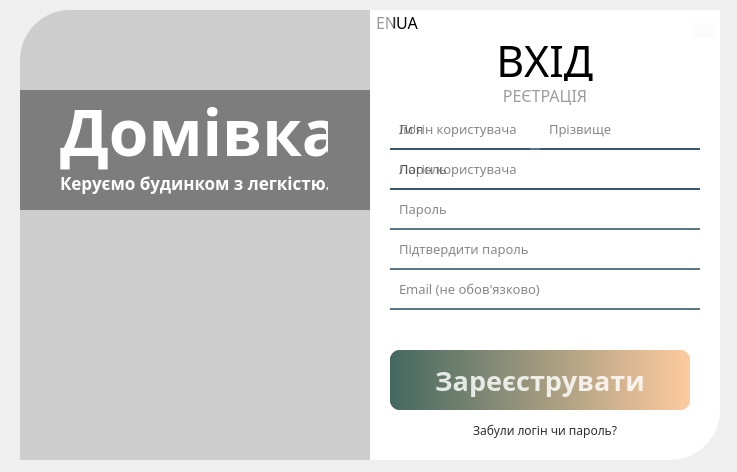
<?xml version="1.0" encoding="UTF-8"?>
<ui version="4.0">
 <class>LoginWindow</class>
 <widget class="QWidget" name="LoginWindow">
  <property name="enabled">
   <bool>true</bool>
  </property>
  <property name="geometry">
   <rect>
    <x>0</x>
    <y>0</y>
    <width>737</width>
    <height>472</height>
   </rect>
  </property>
  <property name="font">
   <font>
    <family>Century Gothic</family>
    <pointsize>12</pointsize>
   </font>
  </property>
  <property name="windowTitle">
   <string>Form</string>
  </property>
  <property name="styleSheet">
   <string notr="true">#LoginWindow QRadioButton {
	font: 10pt &quot;Century Gothic&quot;;
	color: rgba(0, 0, 0, 100)
}

#LoginWindow QRadioButton::indicator {
	background-color: rgb(255, 0, 0);
	width: 0;
	height: 0;
}

#LoginWindow QRadioButton::indicator:checked {

}

#LoginWindow QRadioButton:checked {
  color: rgba(0, 0, 0, 255)
}</string>
  </property>
  <widget class="QLabel" name="background_field">
   <property name="geometry">
    <rect>
     <x>20</x>
     <y>10</y>
     <width>700</width>
     <height>450</height>
    </rect>
   </property>
   <property name="styleSheet">
    <string notr="true">background-color: rgba(255,255,255,255);
border-bottom-right-radius: 50px;
border-top-left-radius: 50px;</string>
   </property>
   <property name="text">
    <string/>
   </property>
  </widget>
  <widget class="QLabel" name="baground_company_name_slogan">
   <property name="geometry">
    <rect>
     <x>20</x>
     <y>90</y>
     <width>350</width>
     <height>120</height>
    </rect>
   </property>
   <property name="font">
    <font>
     <family>Century Gothic</family>
     <pointsize>25</pointsize>
     <weight>75</weight>
     <bold>true</bold>
    </font>
   </property>
   <property name="styleSheet">
    <string notr="true">background-color: rgba(0, 0, 0, 100);
color: rgb(255, 255, 255);</string>
   </property>
   <property name="text">
    <string/>
   </property>
   <property name="alignment">
    <set>Qt::AlignCenter</set>
   </property>
  </widget>
  <widget class="QWidget" name="layoutWidget">
   <property name="geometry">
    <rect>
     <x>60</x>
     <y>90</y>
     <width>268</width>
     <height>105</height>
    </rect>
   </property>
   <layout class="QVBoxLayout" name="verticalLayout">
    <property name="spacing">
     <number>0</number>
    </property>
    <item>
     <widget class="QLabel" name="company_name">
      <property name="font">
       <font>
        <family>Century Gothic</family>
        <pointsize>48</pointsize>
        <weight>75</weight>
        <bold>true</bold>
       </font>
      </property>
      <property name="styleSheet">
       <string notr="true">color: rgb(255, 255, 255);</string>
      </property>
      <property name="text">
       <string>Домівка</string>
      </property>
     </widget>
    </item>
    <item>
     <widget class="QLabel" name="company_slogan">
      <property name="font">
       <font>
        <family>Century Gothic</family>
        <pointsize>13</pointsize>
        <weight>75</weight>
        <bold>true</bold>
       </font>
      </property>
      <property name="styleSheet">
       <string notr="true">color: rgb(255, 255, 255);</string>
      </property>
      <property name="text">
       <string>Керуємо будинком з легкістю.</string>
      </property>
     </widget>
    </item>
   </layout>
  </widget>
  <widget class="QPushButton" name="closeButton">
   <property name="geometry">
    <rect>
     <x>691</x>
     <y>14</y>
     <width>25</width>
     <height>25</height>
    </rect>
   </property>
   <property name="font">
    <font>
     <family>Century Gothic</family>
     <pointsize>11</pointsize>
     <weight>50</weight>
     <bold>false</bold>
    </font>
   </property>
   <property name="cursor">
    <cursorShape>PointingHandCursor</cursorShape>
   </property>
   <property name="styleSheet">
    <string notr="true">background-color: rgba(255, 255, 255,0);
color: rgba(189, 189, 189, 0);</string>
   </property>
   <property name="text">
    <string/>
   </property>
   <property name="icon">
    <iconset resource="resource.qrc">
     <normaloff>:/icon/icon/close-window-64.ico</normaloff>:/icon/icon/close-window-64.ico</iconset>
   </property>
   <property name="iconSize">
    <size>
     <width>16</width>
     <height>16</height>
    </size>
   </property>
  </widget>
  <widget class="QLabel" name="pic">
   <property name="geometry">
    <rect>
     <x>20</x>
     <y>10</y>
     <width>350</width>
     <height>450</height>
    </rect>
   </property>
   <property name="styleSheet">
    <string notr="true">background-color: rgba(0,0,0,50);
border-top-left-radius: 50px;</string>
   </property>
   <property name="text">
    <string/>
   </property>
  </widget>
  <widget class="QLabel" name="pic2">
   <property name="geometry">
    <rect>
     <x>20</x>
     <y>10</y>
     <width>350</width>
     <height>450</height>
    </rect>
   </property>
   <property name="styleSheet">
    <string notr="true">border-image: url(:/images/images/login_image.jpg);
border-top-left-radius: 50px;</string>
   </property>
   <property name="text">
    <string/>
   </property>
  </widget>
  <widget class="QPushButton" name="change_on_registration_button">
   <property name="geometry">
    <rect>
     <x>490</x>
     <y>85</y>
     <width>110</width>
     <height>20</height>
    </rect>
   </property>
   <property name="cursor">
    <cursorShape>PointingHandCursor</cursorShape>
   </property>
   <property name="focusPolicy">
    <enum>Qt::ClickFocus</enum>
   </property>
   <property name="styleSheet">
    <string notr="true">background-color: rgba(255, 255, 255, 0);
font: 12pt &quot;Century Gothic&quot;;
color: rgb(157, 157, 157);
border: 0;</string>
   </property>
   <property name="text">
    <string>РЕЄТРАЦІЯ</string>
   </property>
  </widget>
  <widget class="QPushButton" name="change_on_enter_button">
   <property name="geometry">
    <rect>
     <x>490</x>
     <y>40</y>
     <width>110</width>
     <height>41</height>
    </rect>
   </property>
   <property name="font">
    <font>
     <family>Century Gothic</family>
     <pointsize>32</pointsize>
     <weight>50</weight>
     <italic>false</italic>
     <bold>false</bold>
    </font>
   </property>
   <property name="cursor">
    <cursorShape>PointingHandCursor</cursorShape>
   </property>
   <property name="focusPolicy">
    <enum>Qt::ClickFocus</enum>
   </property>
   <property name="styleSheet">
    <string notr="true">background-color: rgba(255, 255, 255, 0);
font: 32pt &quot;Century Gothic&quot;;
color: rgb(0, 0, 0);
border: 0;</string>
   </property>
   <property name="text">
    <string>ВХІД</string>
   </property>
   <property name="autoRepeatDelay">
    <number>-1</number>
   </property>
  </widget>
  <widget class="QWidget" name="login_form" native="true">
   <property name="geometry">
    <rect>
     <x>380</x>
     <y>110</y>
     <width>330</width>
     <height>340</height>
    </rect>
   </property>
   <widget class="QLineEdit" name="login_input">
    <property name="geometry">
     <rect>
      <x>10</x>
      <y>0</y>
      <width>310</width>
      <height>40</height>
     </rect>
    </property>
    <property name="font">
     <font>
      <family>Century Gothic</family>
      <pointsize>10</pointsize>
     </font>
    </property>
    <property name="focusPolicy">
     <enum>Qt::StrongFocus</enum>
    </property>
    <property name="styleSheet">
     <string notr="true">background-color: rgba(0, 0, 0, 0);
border: none;
border-bottom: 2px solid rgba(46, 82, 101, 200);
color: rgba(0, 0, 0, 240);
padding-left: 7px</string>
    </property>
    <property name="placeholderText">
     <string>Логін користувача</string>
    </property>
   </widget>
   <widget class="QLineEdit" name="password_input">
    <property name="geometry">
     <rect>
      <x>10</x>
      <y>40</y>
      <width>310</width>
      <height>40</height>
     </rect>
    </property>
    <property name="font">
     <font>
      <family>Century Gothic</family>
      <pointsize>10</pointsize>
     </font>
    </property>
    <property name="styleSheet">
     <string notr="true">background-color: rgba(0, 0, 0, 0);
border: none;
border-bottom: 2px solid rgba(46, 82, 101, 200);
color: rgba(0, 0, 0, 240);
padding-left: 7px</string>
    </property>
    <property name="echoMode">
     <enum>QLineEdit::Password</enum>
    </property>
    <property name="placeholderText">
     <string>Пароль</string>
    </property>
   </widget>
   <widget class="QLabel" name="message_label">
    <property name="geometry">
     <rect>
      <x>10</x>
      <y>130</y>
      <width>310</width>
      <height>20</height>
     </rect>
    </property>
    <property name="font">
     <font>
      <family>Century Gothic</family>
      <pointsize>-1</pointsize>
      <weight>75</weight>
      <italic>false</italic>
      <bold>true</bold>
     </font>
    </property>
    <property name="styleSheet">
     <string notr="true">color: rgb(230, 0, 0);
font: 12px &quot;Century Gothic&quot;;
font-weight: bold;</string>
    </property>
    <property name="text">
     <string/>
    </property>
    <property name="alignment">
     <set>Qt::AlignCenter</set>
    </property>
   </widget>
   <widget class="QPushButton" name="enter_button">
    <property name="geometry">
     <rect>
      <x>10</x>
      <y>240</y>
      <width>300</width>
      <height>60</height>
     </rect>
    </property>
    <property name="font">
     <font>
      <family>Century Gothic</family>
      <pointsize>20</pointsize>
      <weight>75</weight>
      <bold>true</bold>
     </font>
    </property>
    <property name="cursor">
     <cursorShape>PointingHandCursor</cursorShape>
    </property>
    <property name="styleSheet">
     <string notr="true">QPushButton#enter_button{
	background-color: qlineargradient(spread:pad, x1:0, y1:0, x2:1, y2:0, stop:0 rgba(67, 104, 95, 255), stop:1 rgba(255, 203, 158, 255));
	color: rgba(255, 255, 255, 210);
	border-radius: 10px;
}  

QPushButton#enter_button:hover{
	background-color: qlineargradient(spread:pad, x1:0, y1:0, x2:1, y2:0, stop:0 rgba(67, 104, 95, 150), stop:1 rgba(255, 203, 158, 150));
}

QPushButton#enter_button:pressed{
	font-size: 22px;
	background-color: rgba(205, 159, 125, 155);
}</string>
    </property>
    <property name="text">
     <string>Увійти</string>
    </property>
    <property name="checkable">
     <bool>false</bool>
    </property>
   </widget>
   <widget class="QLabel" name="forgot_login_password">
    <property name="geometry">
     <rect>
      <x>10</x>
      <y>310</y>
      <width>310</width>
      <height>20</height>
     </rect>
    </property>
    <property name="font">
     <font>
      <family>Century Gothic</family>
      <pointsize>9</pointsize>
     </font>
    </property>
    <property name="cursor">
     <cursorShape>PointingHandCursor</cursorShape>
    </property>
    <property name="styleSheet">
     <string notr="true">color: rgba(0, 0, 0, 210);</string>
    </property>
    <property name="text">
     <string>Забули логін чи пароль?</string>
    </property>
    <property name="alignment">
     <set>Qt::AlignCenter</set>
    </property>
   </widget>
  </widget>
  <widget class="QWidget" name="registration_form" native="true">
   <property name="geometry">
    <rect>
     <x>380</x>
     <y>110</y>
     <width>330</width>
     <height>340</height>
    </rect>
   </property>
   <widget class="QLineEdit" name="password_input_reg_confirm">
    <property name="geometry">
     <rect>
      <x>10</x>
      <y>120</y>
      <width>310</width>
      <height>40</height>
     </rect>
    </property>
    <property name="font">
     <font>
      <family>Century Gothic</family>
      <pointsize>10</pointsize>
     </font>
    </property>
    <property name="styleSheet">
     <string notr="true">background-color: rgba(0, 0, 0, 0);
border: none;
border-bottom: 2px solid rgba(46, 82, 101, 200);
color: rgba(0, 0, 0, 240);
padding-left: 7px</string>
    </property>
    <property name="echoMode">
     <enum>QLineEdit::Password</enum>
    </property>
    <property name="placeholderText">
     <string>Підтвердити пароль</string>
    </property>
   </widget>
   <widget class="QLineEdit" name="l_name_input_reg">
    <property name="geometry">
     <rect>
      <x>160</x>
      <y>0</y>
      <width>160</width>
      <height>40</height>
     </rect>
    </property>
    <property name="font">
     <font>
      <family>Century Gothic</family>
      <pointsize>10</pointsize>
     </font>
    </property>
    <property name="focusPolicy">
     <enum>Qt::StrongFocus</enum>
    </property>
    <property name="styleSheet">
     <string notr="true">background-color: rgba(0, 0, 0, 0);
border: none;
border-bottom: 2px solid rgba(46, 82, 101, 200);
color: rgba(0, 0, 0, 240);
padding-left: 7px</string>
    </property>
    <property name="placeholderText">
     <string>Прізвище</string>
    </property>
   </widget>
   <widget class="QLineEdit" name="login_input_reg">
    <property name="geometry">
     <rect>
      <x>10</x>
      <y>40</y>
      <width>310</width>
      <height>40</height>
     </rect>
    </property>
    <property name="font">
     <font>
      <family>Century Gothic</family>
      <pointsize>10</pointsize>
     </font>
    </property>
    <property name="focusPolicy">
     <enum>Qt::StrongFocus</enum>
    </property>
    <property name="styleSheet">
     <string notr="true">background-color: rgba(0, 0, 0, 0);
border: none;
border-bottom: 2px solid rgba(46, 82, 101, 200);
color: rgba(0, 0, 0, 240);
padding-left: 7px</string>
    </property>
    <property name="placeholderText">
     <string>Логін користувача</string>
    </property>
   </widget>
   <widget class="QLineEdit" name="password_input_reg">
    <property name="geometry">
     <rect>
      <x>10</x>
      <y>80</y>
      <width>310</width>
      <height>40</height>
     </rect>
    </property>
    <property name="font">
     <font>
      <family>Century Gothic</family>
      <pointsize>10</pointsize>
     </font>
    </property>
    <property name="styleSheet">
     <string notr="true">background-color: rgba(0, 0, 0, 0);
border: none;
border-bottom: 2px solid rgba(46, 82, 101, 200);
color: rgba(0, 0, 0, 240);
padding-left: 7px</string>
    </property>
    <property name="echoMode">
     <enum>QLineEdit::Password</enum>
    </property>
    <property name="placeholderText">
     <string>Пароль</string>
    </property>
   </widget>
   <widget class="QLineEdit" name="f_name_input_reg">
    <property name="geometry">
     <rect>
      <x>10</x>
      <y>0</y>
      <width>140</width>
      <height>40</height>
     </rect>
    </property>
    <property name="font">
     <font>
      <family>Century Gothic</family>
      <pointsize>10</pointsize>
     </font>
    </property>
    <property name="focusPolicy">
     <enum>Qt::StrongFocus</enum>
    </property>
    <property name="styleSheet">
     <string notr="true">background-color: rgba(0, 0, 0, 0);
border: none;
border-bottom: 2px solid rgba(46, 82, 101, 200);
color: rgba(0, 0, 0, 240);
padding-left: 7px</string>
    </property>
    <property name="placeholderText">
     <string>Ім'я</string>
    </property>
   </widget>
   <widget class="QPushButton" name="registration_button">
    <property name="geometry">
     <rect>
      <x>10</x>
      <y>240</y>
      <width>300</width>
      <height>60</height>
     </rect>
    </property>
    <property name="font">
     <font>
      <family>Century Gothic</family>
      <pointsize>20</pointsize>
      <weight>75</weight>
      <bold>true</bold>
     </font>
    </property>
    <property name="cursor">
     <cursorShape>PointingHandCursor</cursorShape>
    </property>
    <property name="styleSheet">
     <string notr="true">QPushButton#registration_button{
	background-color: qlineargradient(spread:pad, x1:0, y1:0, x2:1, y2:0, stop:0 rgba(67, 104, 95, 255), stop:1 rgba(255, 203, 158, 255));
	color: rgba(255, 255, 255, 210);
	border-radius: 10px;
}  

QPushButton#registration_button:hover{
	background-color: qlineargradient(spread:pad, x1:0, y1:0, x2:1, y2:0, stop:0 rgba(67, 104, 95, 150), stop:1 rgba(255, 203, 158, 150));
}

QPushButton#registration_button:pressed{
	font-size: 22px;
	background-color: rgba(205, 159, 125, 155);
}</string>
    </property>
    <property name="text">
     <string>Зареєструвати</string>
    </property>
    <property name="checkable">
     <bool>false</bool>
    </property>
   </widget>
   <widget class="QLabel" name="message_label_reg">
    <property name="geometry">
     <rect>
      <x>10</x>
      <y>210</y>
      <width>310</width>
      <height>20</height>
     </rect>
    </property>
    <property name="font">
     <font>
      <family>Century Gothic</family>
      <pointsize>-1</pointsize>
      <weight>75</weight>
      <italic>false</italic>
      <bold>true</bold>
     </font>
    </property>
    <property name="styleSheet">
     <string notr="true">color: rgb(230, 0, 0);
font: 12px &quot;Century Gothic&quot;;
font-weight: bold;</string>
    </property>
    <property name="text">
     <string/>
    </property>
    <property name="alignment">
     <set>Qt::AlignCenter</set>
    </property>
   </widget>
   <widget class="QLineEdit" name="email_input_reg">
    <property name="geometry">
     <rect>
      <x>10</x>
      <y>160</y>
      <width>310</width>
      <height>40</height>
     </rect>
    </property>
    <property name="font">
     <font>
      <family>Century Gothic</family>
      <pointsize>10</pointsize>
     </font>
    </property>
    <property name="toolTip">
     <string>&lt;html&gt;&lt;head/&gt;&lt;body&gt;&lt;p/&gt;&lt;/body&gt;&lt;/html&gt;</string>
    </property>
    <property name="styleSheet">
     <string notr="true">background-color: rgba(0, 0, 0, 0);
border: none;
border-bottom: 2px solid rgba(46, 82, 101, 200);
color: rgba(0, 0, 0, 240);
padding-left: 7px</string>
    </property>
    <property name="echoMode">
     <enum>QLineEdit::Normal</enum>
    </property>
    <property name="placeholderText">
     <string>Email (не обов'язково)</string>
    </property>
   </widget>
  </widget>
  <widget class="QRadioButton" name="en_radio_btn">
   <property name="geometry">
    <rect>
     <x>370</x>
     <y>10</y>
     <width>31</width>
     <height>25</height>
    </rect>
   </property>
   <property name="styleSheet">
    <string notr="true"/>
   </property>
   <property name="text">
    <string>EN</string>
   </property>
   <property name="shortcut">
    <string/>
   </property>
   <attribute name="buttonGroup">
    <string notr="true">buttonGroup</string>
   </attribute>
  </widget>
  <widget class="QRadioButton" name="ua_radio_btn">
   <property name="geometry">
    <rect>
     <x>390</x>
     <y>10</y>
     <width>31</width>
     <height>25</height>
    </rect>
   </property>
   <property name="text">
    <string>UA</string>
   </property>
   <property name="checked">
    <bool>true</bool>
   </property>
   <attribute name="buttonGroup">
    <string notr="true">buttonGroup</string>
   </attribute>
  </widget>
  <widget class="QLabel" name="l">
   <property name="geometry">
    <rect>
     <x>390</x>
     <y>15</y>
     <width>5</width>
     <height>13</height>
    </rect>
   </property>
   <property name="font">
    <font>
     <family>Century Gothic</family>
     <pointsize>11</pointsize>
    </font>
   </property>
   <property name="text">
    <string>|</string>
   </property>
  </widget>
  <zorder>background_field</zorder>
  <zorder>pic2</zorder>
  <zorder>pic</zorder>
  <zorder>baground_company_name_slogan</zorder>
  <zorder>layoutWidget</zorder>
  <zorder>change_on_registration_button</zorder>
  <zorder>change_on_enter_button</zorder>
  <zorder>login_form</zorder>
  <zorder>registration_form</zorder>
  <zorder>closeButton</zorder>
  <zorder>en_radio_btn</zorder>
  <zorder>ua_radio_btn</zorder>
  <zorder>l</zorder>
 </widget>
 <tabstops>
  <tabstop>login_input</tabstop>
  <tabstop>password_input</tabstop>
  <tabstop>enter_button</tabstop>
  <tabstop>f_name_input_reg</tabstop>
  <tabstop>l_name_input_reg</tabstop>
  <tabstop>login_input_reg</tabstop>
  <tabstop>password_input_reg</tabstop>
  <tabstop>password_input_reg_confirm</tabstop>
  <tabstop>registration_button</tabstop>
  <tabstop>closeButton</tabstop>
 </tabstops>
 <resources>
  <include location="resource.qrc"/>
 </resources>
 <connections>
  <connection>
   <sender>closeButton</sender>
   <signal>clicked()</signal>
   <receiver>LoginWindow</receiver>
   <slot>close()</slot>
   <hints>
    <hint type="sourcelabel">
     <x>698</x>
     <y>24</y>
    </hint>
    <hint type="destinationlabel">
     <x>740</x>
     <y>69</y>
    </hint>
   </hints>
  </connection>
 </connections>
 <buttongroups>
  <buttongroup name="buttonGroup"/>
 </buttongroups>
</ui>
